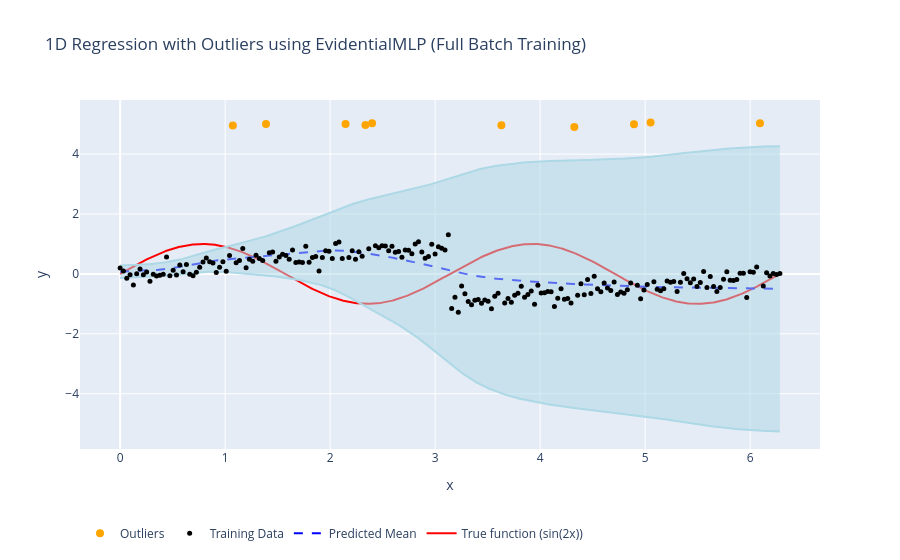

The cell this chart's notebook holds for it:
### Code cell
import numpy as np
import torch

from _src import EvidentialMLP, train_ern

# Generate 1D dataset with outliers
x, y, y_true, outlier_indices = generate_1d_sawtooth_data(n=200, noise_std=0.2, outlier_ratio=0.05)
    
# Convert data to tensors
X_tensor = torch.tensor(x, dtype=torch.float32).reshape(-1, 1)
y_tensor = torch.tensor(y, dtype=torch.float32).reshape(-1, 1)
    
# # Initialize model with customized settings
# model_config = {
#     "input_dim": 1,
#     "output_dim": 1,
#     "hidden_units": [128, 128, 128],
#     "activations": ["tanh", "tanh", "tanh"],
#     "nig_coeff": 1e-5,
#     # "nig_coeff": 0,
#     # "nsu_coeff": 1e-3,
#     "nsu_coeff": 0,
#     "hovr_coeff": 1e-5,
#     # "hovr_coeff": 0,
#     "l2_coeff": 1e-3,
#     # "l2_coeff": 0,
# }
# Initialize model with customized settings
model_config = {
    "input_dim": 1,
    "output_dim": 1,
    "hidden_units": [128, 128, 128],
    "activations": ["relu", "tanh", "tanh"],
    # "nig_coeff": 1e-5,
    "nig_coeff": 0,
    # "nsu_coeff": 1e-3,
    "nsu_coeff": 0,
    "hovr_coeff": 1e-5, 
    # "hovr_coeff": 0,
    "l2_coeff": 1e-3,
    # "l2_coeff": 0,
}
model = EvidentialMLP(**model_config)
    
# Train the model using full-batch gradient descent
train_ern(model, X_tensor, y_tensor, num_epochs=300, lr=0.01)
    
# Generate test data for plotting
x_test = np.linspace(0, 2 * np.pi, 1000)
y_true_test = np.sin(2 * x_test)
    
# Plot the results
plot_results(model, x_test, y_true_test, x, y, outlier_indices)

### Figure 1 — Plotly figure (JSON) as saved in the notebook; plotly's stock layout.template omitted (floating-point values rounded to 4 significant figures; data arrays with more than 128 entries replaced by an {"elided": "..."} marker saying what was removed)
{"data": [{"line": {"color": "red"}, "mode": "lines", "name": "True function (sin(2x))", "type": "scatter", "x": {"elided": "1000 float values"}, "y": {"elided": "1000 float values"}}, {"line": {"color": "blue", "dash": "dash"}, "mode": "lines", "name": "Predicted Mean", "type": "scatter", "x": {"elided": "1000 float values"}, "y": {"elided": "1000 float values"}}, {"line": {"color": "lightblue"}, "mode": "lines", "name": "Upper Bound (Mean + 2*Std)", "showlegend": false, "type": "scatter", "x": {"elided": "1000 float values"}, "y": {"elided": "1000 float values"}}, {"fill": "tonexty", "line": {"color": "lightblue"}, "mode": "lines", "name": "Lower Bound (Mean - 2*Std)", "showlegend": false, "type": "scatter", "x": {"elided": "1000 float values"}, "y": {"elided": "1000 float values"}}, {"marker": {"color": "black", "size": 5}, "mode": "markers", "name": "Training Data", "type": "scatter", "x": {"elided": "200 float values"}, "y": {"elided": "200 float values"}}, {"marker": {"color": "orange", "size": 8}, "mode": "markers", "name": "Outliers", "type": "scatter", "x": [2.147, 2.4, 5.052, 1.389, 4.326, 1.074, 2.336, 4.894, 3.631, 6.094], "y": [5.005, 5.03, 5.058, 5.009, 4.903, 4.955, 4.977, 4.997, 4.962, 5.032]}], "layout": {"legend": {"orientation": "h", "x": 0, "y": -0.2}, "showlegend": true, "title": {"text": "1D Regression with Outliers using EvidentialMLP (Full Batch Training)"}, "xaxis": {"title": {"text": "x"}}, "yaxis": {"title": {"text": "y"}}}}
